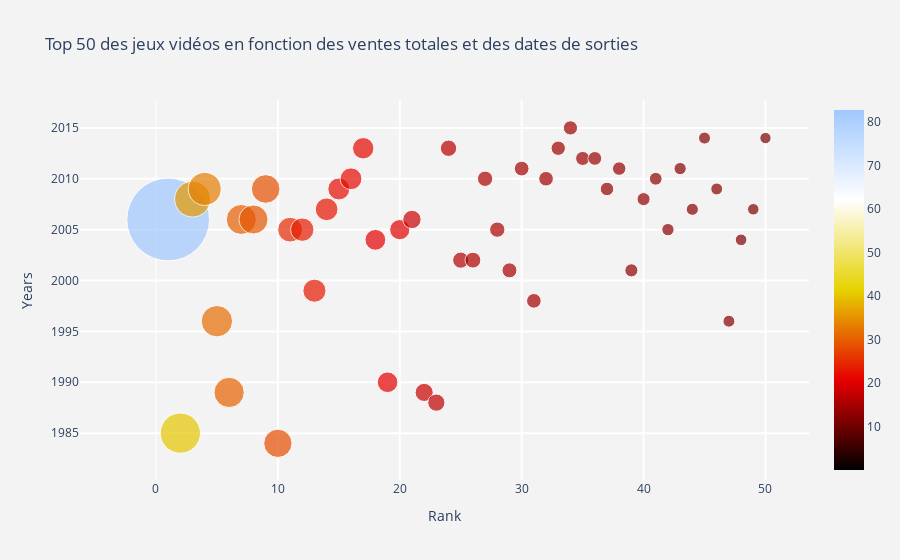

This figure's notebook cell:
### Code cell
#Visualisation du Top 50 en fonction de la date sortie et des éditeurs 

#création du bubble graph avec en abscisse le rang , en ordonnée les années et la taille des bulles qui représentent le volume total des ventes

fig={"data" : [{'x': new.Rank,'y': df.Year,
               'mode': 'markers',
            'marker': {
            "color":df.Global_Sales,
            'size': df.Global_Sales,
            'showscale': True,
            "colorscale":'Blackbody'},
            "text" :  "Name:"+ new.Name +","+" Publisher:" + new.Publisher}], # affichage dans chaque bulle : nom du jeux et de l'éditeur correspondant   
  
"layout":
    {
    "title":"Top 50 des jeux vidéos en fonction des ventes totales et des dates de sorties",
    "xaxis":{
        "title":"Rank",
        "gridcolor":'rgb(255, 255, 255)',
        "zerolinewidth":1,
        "ticklen":5,
        "gridwidth":2,
    },
    "yaxis":{
        "title":'Years',
        "gridcolor":'rgb(255, 255, 255)',
        "zerolinewidth":1,
        "ticklen":5,
        "gridwidth":2,
    },
    
    "paper_bgcolor":'rgb(243, 243, 243)',
    "plot_bgcolor":'rgb(243, 243, 243)'
    }}

iplot(fig)

### Figure 1 — Plotly figure (JSON) as saved in the notebook; plotly's stock layout.template omitted (floating-point values rounded to 4 significant figures; data arrays with more than 128 entries replaced by an {"elided": "..."} marker saying what was removed)
{"data": [{"marker": {"color": {"elided": "16327 float values"}, "colorscale": [[0, "rgb(0,0,0)"], [0.25, "rgb(230,0,0)"], [0.5, "rgb(230,210,0)"], [0.75, "rgb(255,255,255)"], [1, "rgb(160,200,255)"]], "showscale": true, "size": {"elided": "16327 float values"}}, "mode": "markers", "text": ["Name:Wii Sports, Publisher:Nintendo", "Name:Super Mario Bros., Publisher:Nintendo", "Name:Mario Kart Wii, Publisher:Nintendo", "Name:Wii Sports Resort, Publisher:Nintendo", "Name:Pokemon Red/Pokemon Blue, Publisher:Nintendo", "Name:Tetris, Publisher:Nintendo", "Name:New Super Mario Bros., Publisher:Nintendo", "Name:Wii Play, Publisher:Nintendo", "Name:New Super Mario Bros. Wii, Publisher:Nintendo", "Name:Duck Hunt, Publisher:Nintendo", "Name:Nintendogs, Publisher:Nintendo", "Name:Mario Kart DS, Publisher:Nintendo", "Name:Pokemon Gold/Pokemon Silver, Publisher:Nintendo", "Name:Wii Fit, Publisher:Nintendo", "Name:Wii Fit Plus, Publisher:Nintendo", "Name:Kinect Adventures!, Publisher:Microsoft Game Studios", "Name:Grand Theft Auto V, Publisher:Take-Two Interactive", "Name:Grand Theft Auto: San Andreas, Publisher:Take-Two Interactive", "Name:Super Mario World, Publisher:Nintendo", "Name:Brain Age: Train Your Brain in Minutes a Day, Publisher:Nintendo", "Name:Pokemon Diamond/Pokemon Pearl, Publisher:Nintendo", "Name:Super Mario Land, Publisher:Nintendo", "Name:Super Mario Bros. 3, Publisher:Nintendo", "Name:Grand Theft Auto V, Publisher:Take-Two Interactive", "Name:Grand Theft Auto: Vice City, Publisher:Take-Two Interactive", "Name:Pokemon Ruby/Pokemon Sapphire, Publisher:Nintendo", "Name:Pokemon Black/Pokemon White, Publisher:Nintendo", "Name:Brain Age 2: More Training in Minutes a Day, Publisher:Nintendo", "Name:Gran Turismo 3: A-Spec, Publisher:Sony Computer Entertainment", "Name:Call of Duty: Modern Warfare 3, Publisher:Activision", "Name:Pokémon Yellow: Special Pikachu Edition, Publisher:Nintendo", "Name:Call of Duty: Black Ops, Publisher:Activision", "Name:Pokemon X/Pokemon Y, Publisher:Nintendo", "Name:Call of Duty: Black Ops 3, Publisher:Activision", "Name:Call of Duty: Black Ops II, Publisher:Activision", "Name:Call of Duty: Black Ops II, Publisher:Activision", "Name:Call of Duty: Modern Warfare 2, Publisher:Activision", "Name:Call of Duty: Modern Warfare 3, Publisher:Activision", "Name:Grand Theft Auto III, Publisher:Take-Two Interactive", "Name:Super Smash Bros. Brawl, Publisher:Nintendo", "Name:Call of Duty: Black Ops, Publisher:Activision", "Name:Animal Crossing: Wild World, Publisher:Nintendo", "Name:Mario Kart 7, Publisher:Nintendo", "Name:Halo 3, Publisher:Microsoft Game Studios", "Name:Grand Theft Auto V, Publisher:Take-Two Interactive", "Name:Pokemon HeartGold/Pokemon SoulSilver, Publisher:Nintendo", "Name:Super Mario 64, Publisher:Nintendo", "Name:Gran Turismo 4, Publisher:Sony Computer Entertainment", "Name:Super Mario Galaxy, Publisher:Nintendo", "Name:Pokemon Omega Ruby/Pokemon Alpha Sapphire, Publisher:Nintendo"], "type": "scatter", "x": [1, 2, 3, 4, 5, 6, 7, 8, 9, 10, 11, 12, 13, 14, 15, 16, 17, 18, 19, 20, 21, 22, 23, 24, 25, 26, 27, 28, 29, 30, 31, 32, 33, 34, 35, 36, 37, 38, 39, 40, 41, 42, 43, 44, 45, 46, 47, 48, 49, 50], "y": {"elided": "16327 int values"}}], "layout": {"paper_bgcolor": "rgb(243, 243, 243)", "plot_bgcolor": "rgb(243, 243, 243)", "title": {"text": "Top 50 des jeux vidéos en fonction des ventes totales et des dates de sorties"}, "xaxis": {"gridcolor": "rgb(255, 255, 255)", "gridwidth": 2, "ticklen": 5, "title": {"text": "Rank"}, "zerolinewidth": 1}, "yaxis": {"gridcolor": "rgb(255, 255, 255)", "gridwidth": 2, "ticklen": 5, "title": {"text": "Years"}, "zerolinewidth": 1}}}
